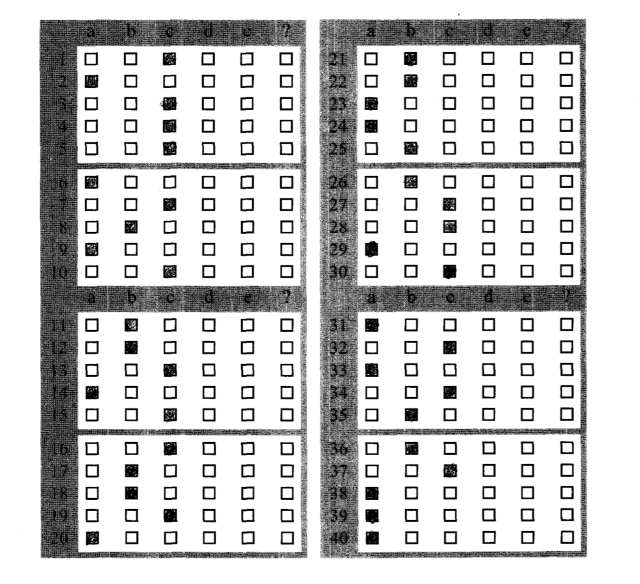
#> input picture examples/exams.png, 1280 x 1168 px (shown at 1/2 size)
$ python -i scanner.py   (imports and definitions only)   (older library calls are emulated)
#> lines starting #> are read from the running program, lines starting #| are printed output that depends on the picture
from imutils.perspective import four_point_transform
from imutils import contours
import numpy as np
import argparse
import imutils
import cv2
from skimage.filter import threshold_adaptive
from itertools import product

# ap = argparse.ArgumentParser()
# ap.add_argument("-i", "--image", required = True,
# 	help = "path to the input image")
# args = vars(ap.parse_args())

def preprocess(image):
#> called with image = 'examples/exams.png'
	image = cv2.imread(image)
#> image is the input picture: shape (1168, 1280, 3); min 0, max 255, mean 205.3
	image = imutils.resize(image, height = 700)
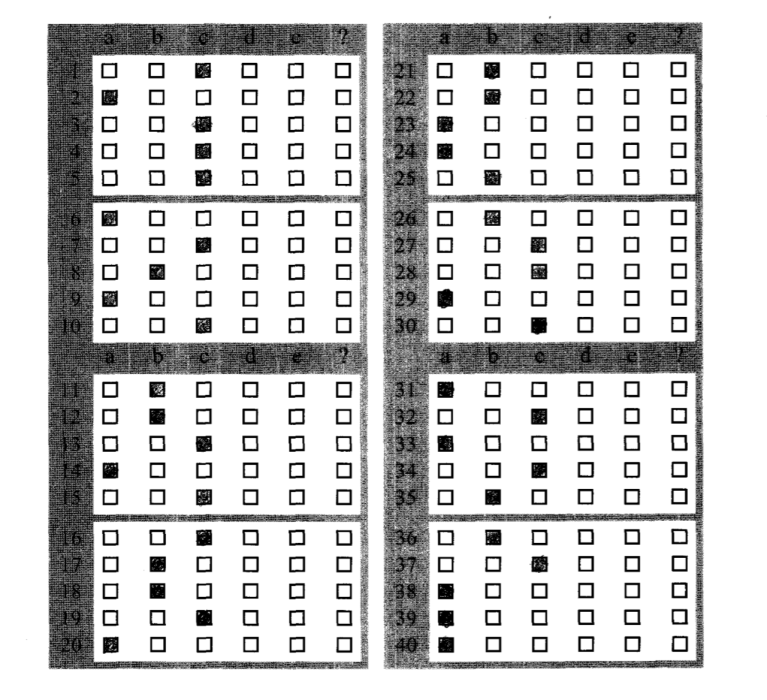
#> image: shape (700, 767, 3); min 0, max 255, mean 205.3
	gray = cv2.cvtColor(image, cv2.COLOR_BGR2GRAY)
	gray = cv2.GaussianBlur(gray, (5, 5), 0)
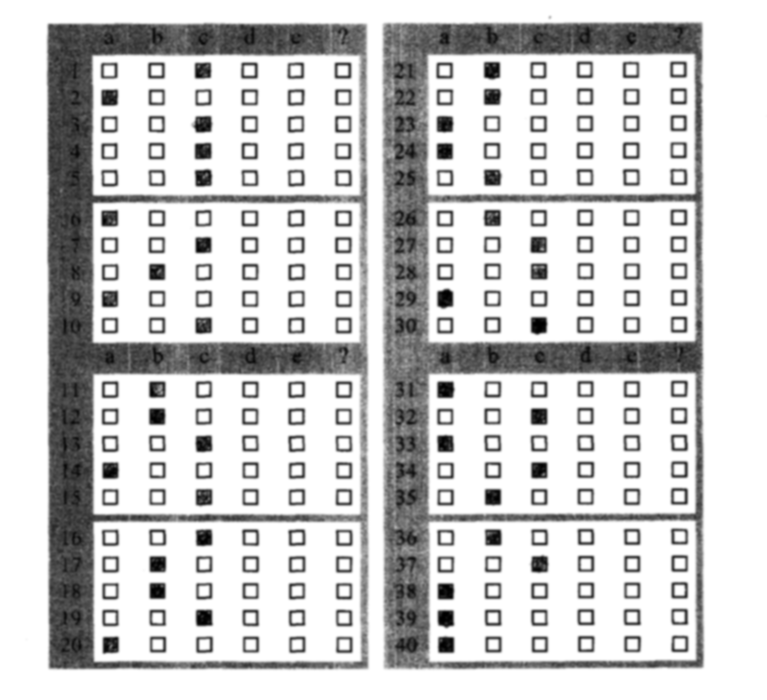
#> gray: shape (700, 767); min 0, max 255, mean 205.3
	return gray
	# threshold

# [128 lines left out: functions all_contours, common_contour_size, question_contours, generate_rows, split_questions, filled_in and 1 more, not called in this run]

# [8 lines of commented-out code are left out]

>>> result = preprocess('examples/exams.png')

$ run again, on examples/mm.png
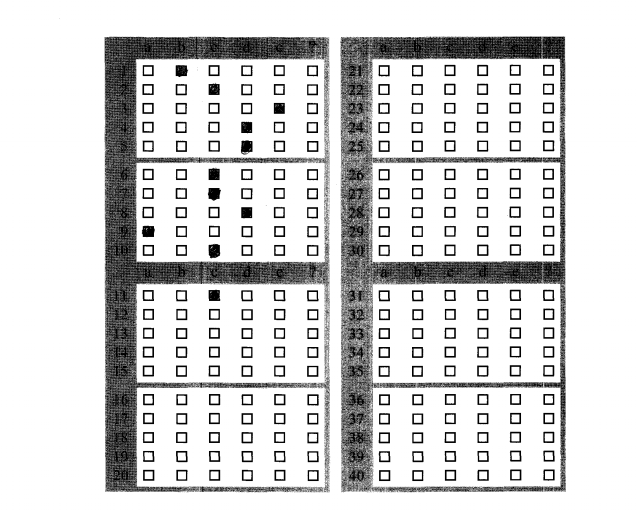
#> input picture examples/mm.png, 1274 x 1022 px (shown at 1/2 size)
#> in preprocess, image is the input picture: shape (1022, 1274, 3); min 0, max 255, mean 214.2
#> in preprocess, `image = imutils.resize(image, height = 700)`:
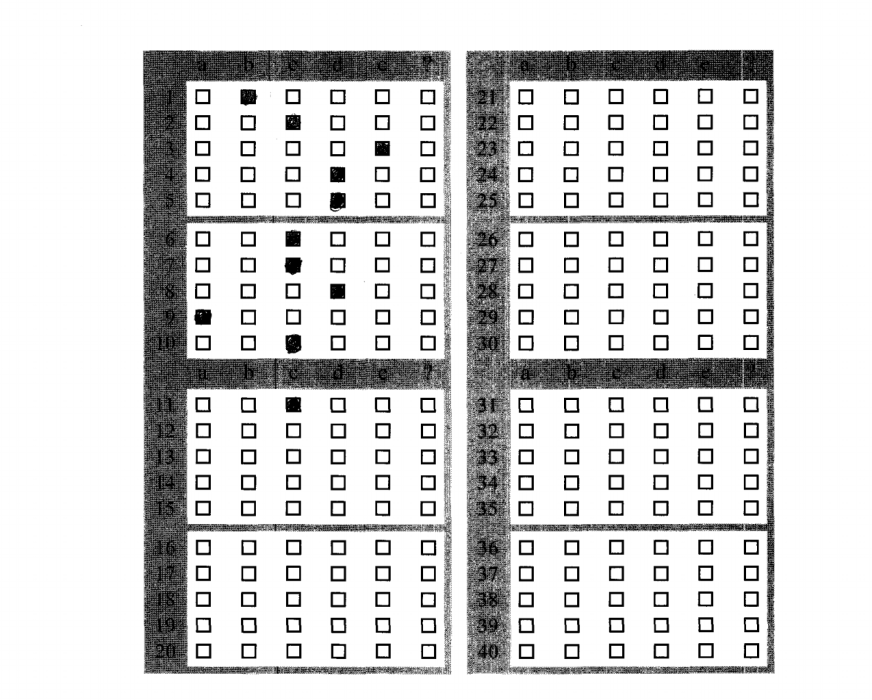
#> image: shape (700, 872, 3); min 0, max 255, mean 214.2
#> in preprocess, `gray = cv2.GaussianBlur(gray, (5, 5), 0)`:
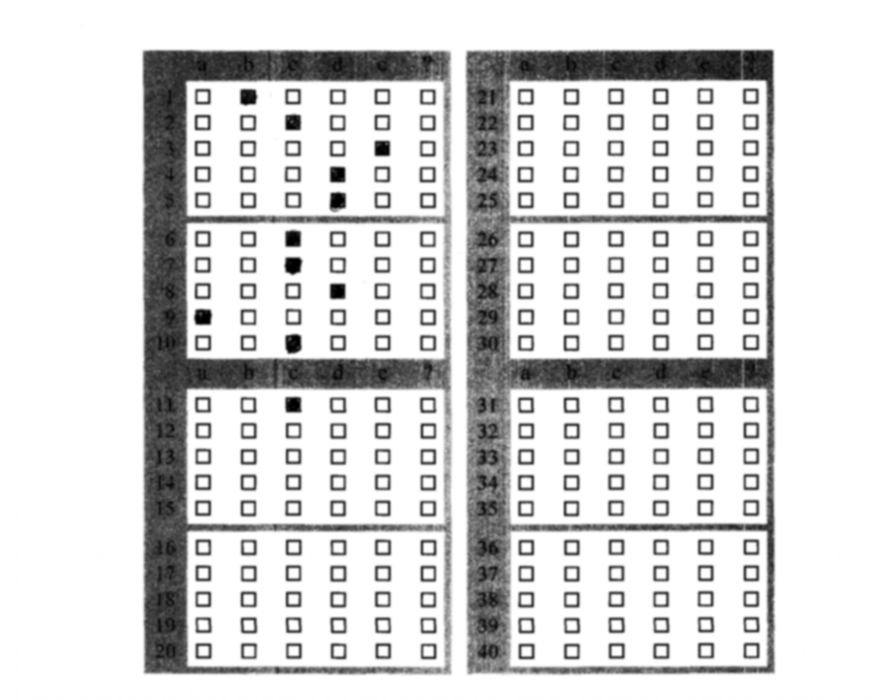
#> gray: shape (700, 872); min 0, max 255, mean 214.2

$ run again, on examples/pitchblack.png
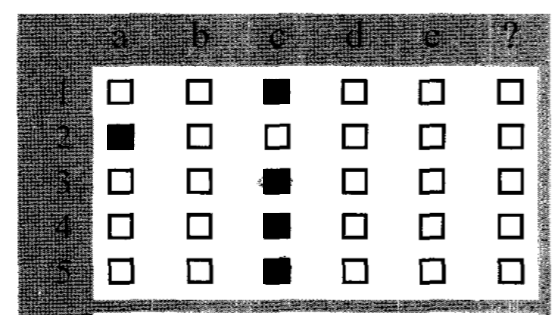
#> input picture examples/pitchblack.png, 556 x 315 px
#> in preprocess, image is the input picture: shape (315, 556, 3); min 0, max 255, mean 182.9
#> in preprocess, `image = imutils.resize(image, height = 700)`:
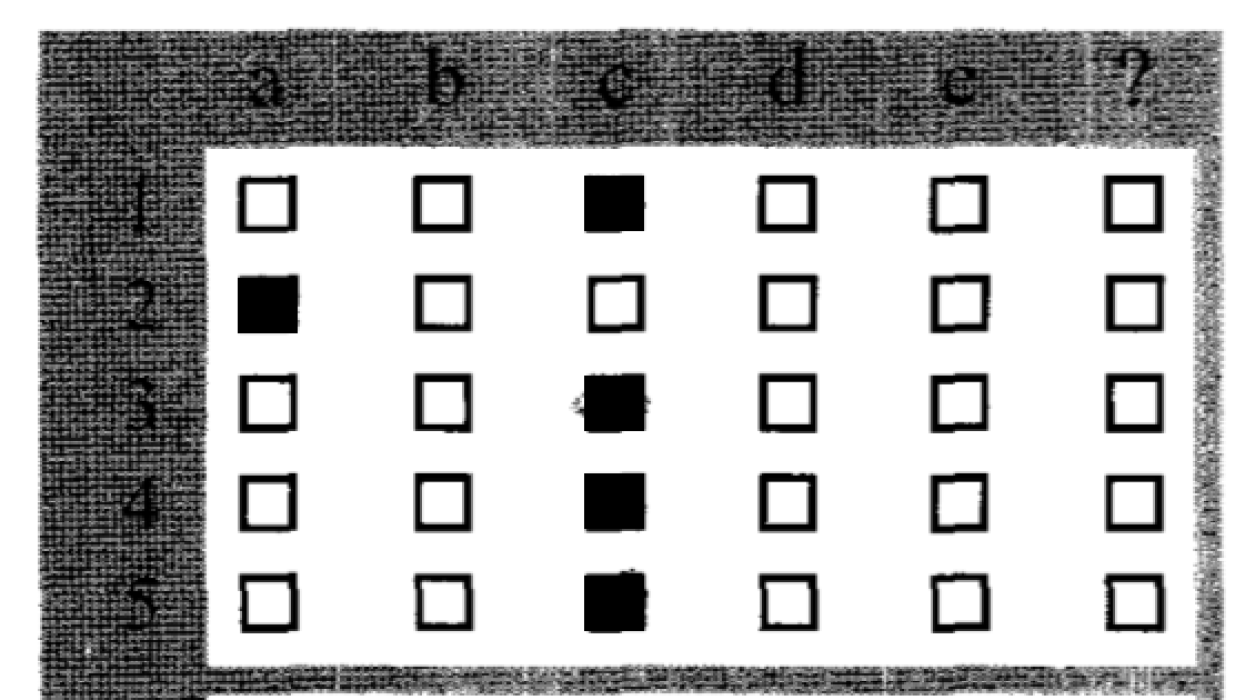
#> image: shape (700, 1235, 3); min 0, max 255, mean 182.8
